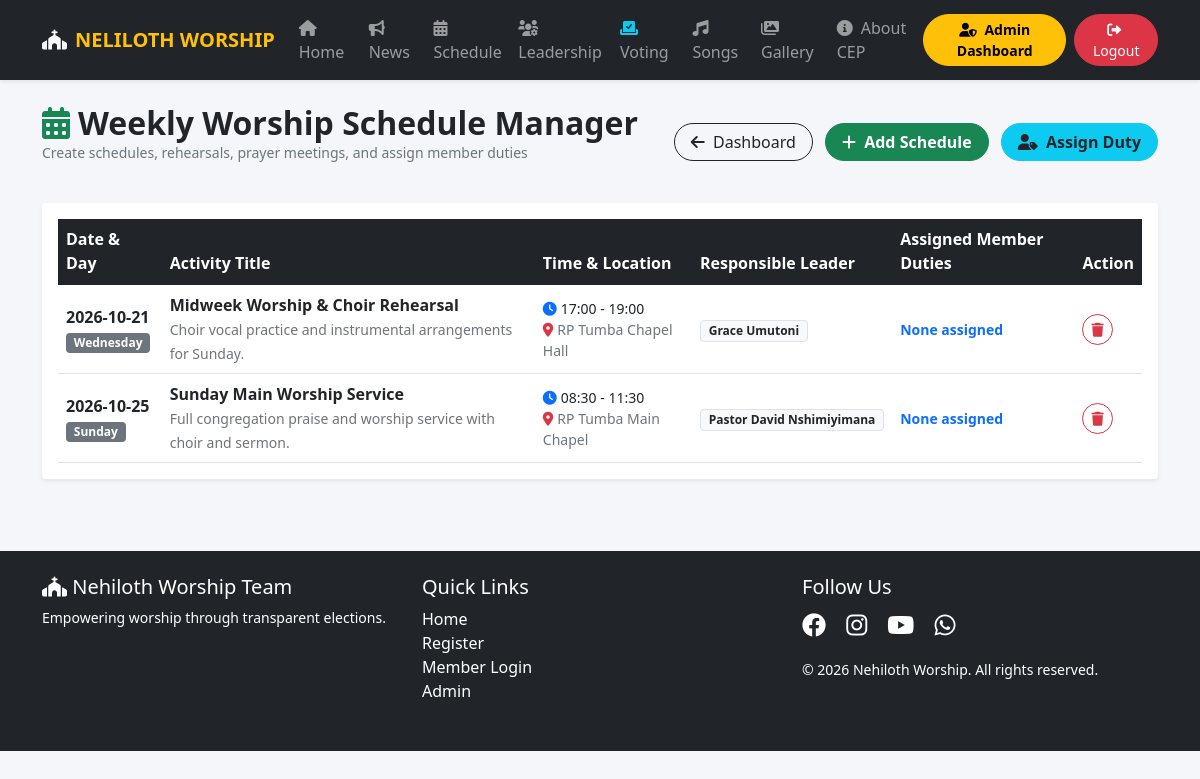
/admin/manage_schedule.php (signed in), run on the app's committed database.
### tables this page shows
CREATE TABLE IF NOT EXISTS weekly_schedules (
    id INT PRIMARY KEY AUTO_INCREMENT,
    activity_title VARCHAR(255) NOT NULL,
    day_of_week ENUM('Monday','Tuesday','Wednesday','Thursday','Friday','Saturday','Sunday') NOT NULL,
    start_time TIME NOT NULL,
    end_time TIME NOT NULL,
    location VARCHAR(255) DEFAULT 'RP Tumba College Chapel',
    responsible_leader VARCHAR(100) NULL,
    description TEXT NULL,
    date_scheduled DATE NOT NULL,
    created_at TIMESTAMP DEFAULT CURRENT_TIMESTAMP
);

### admin/manage_schedule.php (the view, shortened to what this page needs)
<?php
require_once "../config/functions.php";
$schedules = $pdo->query("SELECT s.*, GROUP_CONCAT(CONCAT(m.name, ' (', sa.role_assigned, ')') SEPARATOR ', ') as assigned_list FROM weekly_schedules s LEFT JOIN schedule_assignments sa ON s.id = sa.schedule_id LEFT JOIN members m ON sa.member_id = m.id GROUP BY s.id ORDER BY s.date_scheduled ASC, s.start_time ASC")->fetchAll();
?>
<!DOCTYPE html>
<html lang="en">
<head>
    <link href="https://cdn.jsdelivr.net/npm/bootstrap@5.1.3/dist/css/bootstrap.min.css" rel="stylesheet">
    <link rel="stylesheet" href="https://cdnjs.cloudflare.com/ajax/libs/font-awesome/6.0.0/css/all.min.css">
</head>
<body>
<?php include "../navbar.php"; ?>
<div class="container py-4">
    <div class="d-flex justify-content-between align-items-center mb-4">
        <div>
            <h2 class="fw-bold text-dark mb-0"><i class="fas fa-calendar-alt text-success me-2"></i>Weekly Worship Schedule Manager</h2>
            <p class="text-muted small">Create schedules, rehearsals, prayer meetings, and assign member duties</p>
        </div>
        <div>
            <a href="dashboard.php" class="btn btn-outline-dark rounded-pill px-3"><i class="fas fa-arrow-left me-1"></i> Dashboard</a>
            <button class="btn btn-success rounded-pill px-3 ms-2 fw-bold" data-bs-toggle="modal" data-bs-target="#addSchedModal">
                <i class="fas fa-plus me-1"></i> Add Schedule
            </button>
            <button class="btn btn-info text-dark rounded-pill px-3 ms-2 fw-bold" data-bs-toggle="modal" data-bs-target="#assignDutyModal">
                <i class="fas fa-user-tag me-1"></i> Assign Duty
            </button>
        </div>
    </div>
    <div class="card border-0 shadow-sm rounded-4 bg-white p-3">
        <div class="table-responsive">
            <table class="table table-hover align-middle mb-0">
                <thead class="table-dark">
                    <tr>
                        <th>Date & Day</th>
                        <th>Activity Title</th>
                        <th>Time & Location</th>
                        <th>Responsible Leader</th>
                        <th>Assigned Member Duties</th>
                        <th>Action</th>
                    </tr>
                </thead>
                <tbody>
                    <?php foreach ($schedules as $s): ?>
                        <tr>
                            <td>
                                <strong class="text-dark"><?php echo $s['date_scheduled']; ?></strong><br>
                                <span class="badge bg-secondary"><?php echo $s['day_of_week']; ?></span>
                            </td>
                            <td>
                                <strong class="text-dark"><?php echo htmlspecialchars($s['activity_title']); ?></strong><br>
                                <small class="text-muted"><?php echo htmlspecialchars($s['description']); ?></small>
                            </td>
                            <td>
                                <small class="d-block"><i class="fas fa-clock text-primary me-1"></i><?php echo date('H:i', strtotime($s['start_time'])) . ' - ' . date('H:i', strtotime($s['end_time'])); ?></small>
                                <small class="d-block text-muted"><i class="fas fa-map-marker-alt text-danger me-1"></i><?php echo htmlspecialchars($s['location']); ?></small>
                            </td>
                            <td><span class="badge bg-light text-dark border"><?php echo htmlspecialchars($s['responsible_leader']); ?></span></td>
                            <td><small class="text-primary fw-bold"><?php echo !empty($s['assigned_list']) ? htmlspecialchars($s['assigned_list']) : 'None assigned'; ?></small></td>
                            <td>
                                <a href="manage_schedule.php?delete=<?php echo $s['id']; ?>" class="btn btn-sm btn-outline-danger rounded-pill" onclick="return confirm('Delete this schedule entry?');">
                                    <i class="fas fa-trash"></i>
                                </a>
                            </td>
                        </tr>
                    <?php endforeach; ?>
                </tbody>
            </table>
        </div>
    </div>
</div>
<?php include "../footer.php"; ?>
</body>
</html>

### admin/manage_schedule.php (style rules this page uses)
body { background:#f4f6f9;min-height:100vh; }

### data on the page
weekly_schedules: date_scheduled "2026-10-21", day_of_week "Wednesday", activity_title "Midweek Worship & Choir Rehearsal", description "Choir vocal practice and instrumental arrangements for Sunday.", start_time "17:00", end_time "19:00", location "RP Tumba Chapel Hall", responsible_leader "Grace Umutoni"
weekly_schedules: date_scheduled "2026-10-25", day_of_week "Sunday", activity_title "Sunday Main Worship Service", description "Full congregation praise and worship service with choir and sermon.", start_time "08:30", end_time "11:30", location "RP Tumba Main Chapel", responsible_leader "Pastor David Nshimiyimana"
